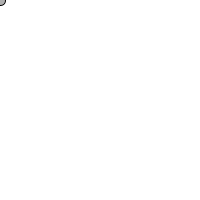
Frame 1 (no input)
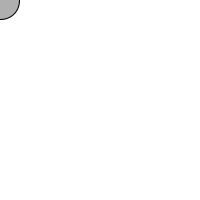
Frame 60 (the mouse pressed at the canvas centre just before this capture)
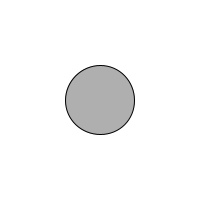
Frame 120 (the mouse held since frame 60 and released just before this capture)

The Processing sketch that drew these frames (run headless with seeded random() and noise(); from frame 60 on, the mouse is pressed at the canvas centre):

// Processing sketch: example_4_3
// ── example_4_3.pde
// always define variables at the top for now
//int circleX = 100;
//int circleY = 100;

float diameter = 10;
float ddiameter = 0.5;

void setup() {
  size(200, 200);
  stroke(0);
  fill(175);
}

void draw() {
  background(255);

  ellipse(mouseX, mouseY, diameter, diameter);
  diameter += ddiameter;
}

void mouseClicked() {
  ddiameter *= -1;
}
